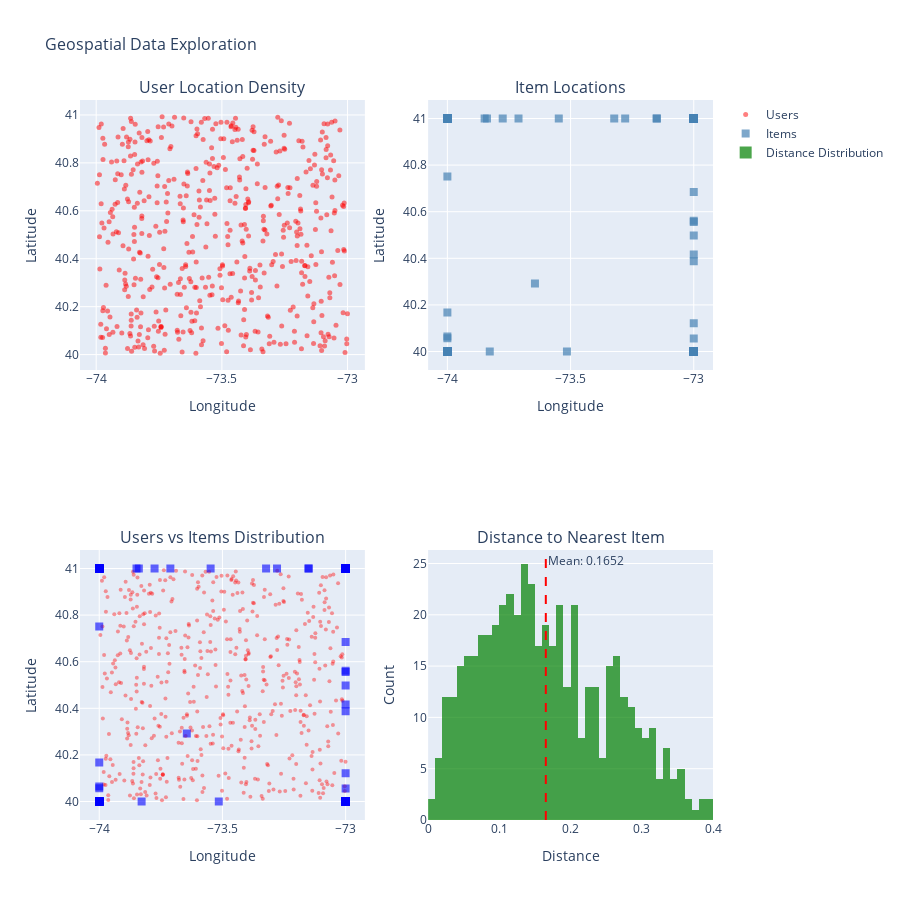

Notebook cell for this chart:
### Code cell
# Create interactive exploration plots
fig = make_subplots(
    rows=2, cols=2,
    subplot_titles=('User Location Density', 'Item Locations', 
                    'Users vs Items Distribution', 'Distance to Nearest Item'),
    specs=[[{'type': 'scatter'}, {'type': 'scatter'}],
           [{'type': 'scatter'}, {'type': 'histogram'}]]
)

# Plot 1: User locations
fig.add_trace(
    go.Scatter(x=user_lon, y=user_lat, mode='markers', 
              marker=dict(size=5, color='red', opacity=0.5),
              name='Users', showlegend=True),
    row=1, col=1
)

# Plot 2: Item locations
fig.add_trace(
    go.Scatter(x=item_lons, y=item_lats, mode='markers',
              marker=dict(size=8, color='steelblue', symbol='square', opacity=0.7),
              name='Items', showlegend=True),
    row=1, col=2
)

# Plot 3: Overlay
fig.add_trace(
    go.Scatter(x=user_lon, y=user_lat, mode='markers',
              marker=dict(size=4, color='red', opacity=0.4),
              name='Users', showlegend=False),
    row=2, col=1
)
fig.add_trace(
    go.Scatter(x=item_lons, y=item_lats, mode='markers',
              marker=dict(size=8, color='blue', symbol='square', opacity=0.6),
              name='Items', showlegend=False),
    row=2, col=1
)

# Plot 4: Distance histogram
fig.add_trace(
    go.Histogram(x=min_distances, nbinsx=40, name='Distance Distribution',
                marker_color='green', opacity=0.7),
    row=2, col=2
)

fig.add_vline(x=min_distances.mean(), line_dash="dash", line_color="red",
             annotation_text=f"Mean: {min_distances.mean():.4f}",
             row=2, col=2)

fig.update_xaxes(title_text="Longitude", row=1, col=1)
fig.update_yaxes(title_text="Latitude", row=1, col=1)
fig.update_xaxes(title_text="Longitude", row=1, col=2)
fig.update_yaxes(title_text="Latitude", row=1, col=2)
fig.update_xaxes(title_text="Longitude", row=2, col=1)
fig.update_yaxes(title_text="Latitude", row=2, col=1)
fig.update_xaxes(title_text="Distance", row=2, col=2)
fig.update_yaxes(title_text="Count", row=2, col=2)

fig.update_layout(height=900, showlegend=True, title_text="Geospatial Data Exploration",
                 title_font_size=16, hovermode='closest')
fig.show()

print(f"\n📊 Distance Stats: mean={min_distances.mean():.4f}, std={min_distances.std():.4f}")

### Figure 1 — Plotly figure (JSON) as saved in the notebook; plotly's stock layout.template omitted (floating-point values rounded to 4 significant figures; data arrays with more than 128 entries replaced by an {"elided": "..."} marker saying what was removed)
{"data": [{"marker": {"color": "red", "opacity": 0.5, "size": 5}, "mode": "markers", "name": "Users", "showlegend": true, "type": "scatter", "x": {"elided": "500 float values"}, "xaxis": "x", "y": {"elided": "500 float values"}, "yaxis": "y"}, {"marker": {"color": "steelblue", "opacity": 0.7, "size": 8, "symbol": "square"}, "mode": "markers", "name": "Items", "showlegend": true, "type": "scatter", "x": {"elided": "200 float values"}, "xaxis": "x2", "y": {"elided": "200 float values"}, "yaxis": "y2"}, {"marker": {"color": "red", "opacity": 0.4, "size": 4}, "mode": "markers", "name": "Users", "showlegend": false, "type": "scatter", "x": {"elided": "500 float values"}, "xaxis": "x3", "y": {"elided": "500 float values"}, "yaxis": "y3"}, {"marker": {"color": "blue", "opacity": 0.6, "size": 8, "symbol": "square"}, "mode": "markers", "name": "Items", "showlegend": false, "type": "scatter", "x": {"elided": "200 float values"}, "xaxis": "x3", "y": {"elided": "200 float values"}, "yaxis": "y3"}, {"marker": {"color": "green"}, "name": "Distance Distribution", "nbinsx": 40, "opacity": 0.7, "type": "histogram", "x": {"elided": "500 float values"}, "xaxis": "x4", "yaxis": "y4"}], "layout": {"annotations": [{"font": {"size": 16}, "showarrow": false, "text": "User Location Density", "x": 0.225, "xanchor": "center", "xref": "paper", "y": 1, "yanchor": "bottom", "yref": "paper"}, {"font": {"size": 16}, "showarrow": false, "text": "Item Locations", "x": 0.775, "xanchor": "center", "xref": "paper", "y": 1, "yanchor": "bottom", "yref": "paper"}, {"font": {"size": 16}, "showarrow": false, "text": "Users vs Items Distribution", "x": 0.225, "xanchor": "center", "xref": "paper", "y": 0.375, "yanchor": "bottom", "yref": "paper"}, {"font": {"size": 16}, "showarrow": false, "text": "Distance to Nearest Item", "x": 0.775, "xanchor": "center", "xref": "paper", "y": 0.375, "yanchor": "bottom", "yref": "paper"}, {"showarrow": false, "text": "Mean: 0.1652", "x": 0.1652, "xanchor": "left", "xref": "x4", "y": 1, "yanchor": "top", "yref": "y4 domain"}], "height": 900, "hovermode": "closest", "shapes": [{"line": {"color": "red", "dash": "dash"}, "type": "line", "x0": 0.1652, "x1": 0.1652, "xref": "x4", "y0": 0, "y1": 1, "yref": "y4 domain"}], "showlegend": true, "title": {"font": {"size": 16}, "text": "Geospatial Data Exploration"}, "xaxis": {"anchor": "y", "domain": [0, 0.45], "title": {"text": "Longitude"}}, "xaxis2": {"anchor": "y2", "domain": [0.55, 1], "title": {"text": "Longitude"}}, "xaxis3": {"anchor": "y3", "domain": [0, 0.45], "title": {"text": "Longitude"}}, "xaxis4": {"anchor": "y4", "domain": [0.55, 1], "title": {"text": "Distance"}}, "yaxis": {"anchor": "x", "domain": [0.625, 1], "title": {"text": "Latitude"}}, "yaxis2": {"anchor": "x2", "domain": [0.625, 1], "title": {"text": "Latitude"}}, "yaxis3": {"anchor": "x3", "domain": [0, 0.375], "title": {"text": "Latitude"}}, "yaxis4": {"anchor": "x4", "domain": [0, 0.375], "title": {"text": "Count"}}}}
